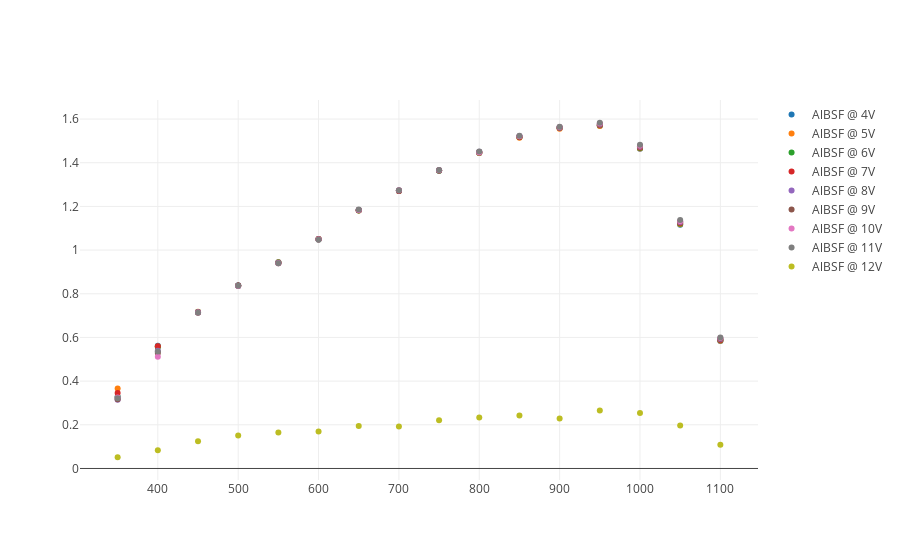

This figure's notebook cell:
### Code cell
def albsfRamps(voltage):
    return getDSR("AlBSF" + str(voltage) + "V.txt")

def albsfTrace(voltage):
    albsf = albsfRamps(voltage)
    trace = go.Scatter(
        x = albsf[0],
        y = albsf[1],
        mode = 'markers',
        name = 'AlBSF @ ' + str(voltage) + 'V'
    )
    return trace
    
data = []
for i in range(4, 13):
    data.append(albsfTrace(i))
    
plotly.offline.iplot(data, filename='scatter-mode')
